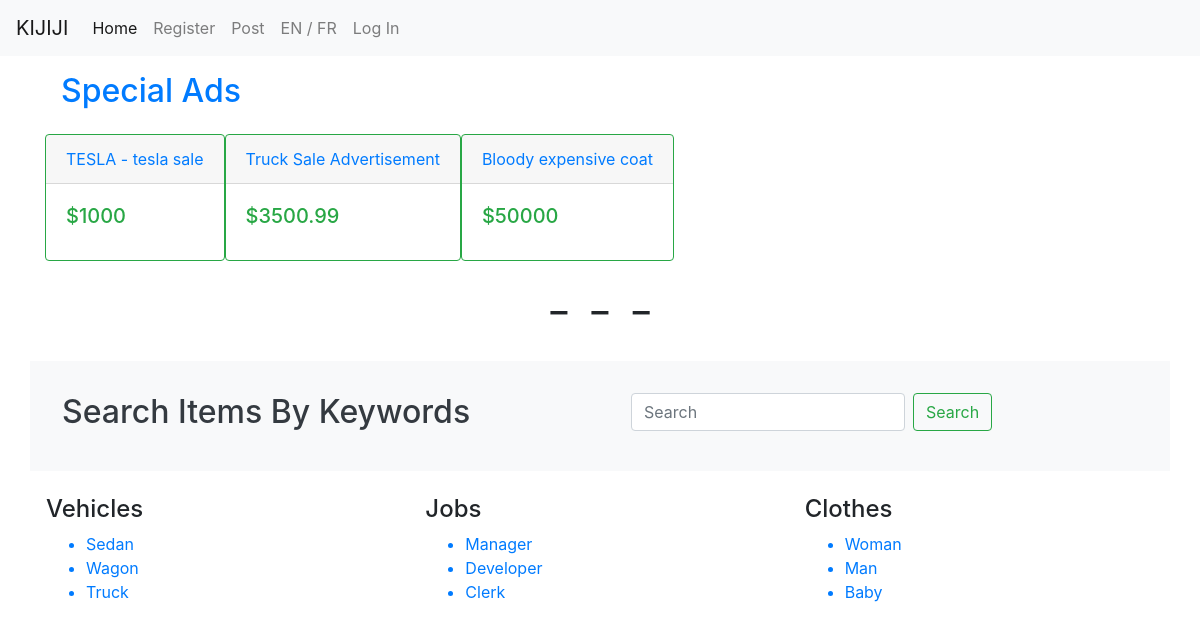
The page / on the database its author committed.
### tables this page shows
CREATE TABLE `advertisement` (
  `AdvertID` int(11) NOT NULL,
  `PaymentID` int(11) DEFAULT NULL,
  `MemberID` int(11) NOT NULL,
  `SubCategoryID` int(11) NOT NULL,
  `AdvertDesc` text NOT NULL,
  `RegDate` date NOT NULL,
  `ExpDate` date NOT NULL,
  `Price` double NOT NULL,
  `Title` varchar(100) NOT NULL,
  `PaidAd` tinyint(1) NOT NULL
);

CREATE TABLE `category` (
  `CategoryID` int(3) NOT NULL,
  `Desc_Eng` varchar(250) NOT NULL,
  `Desc_Fre` varchar(250) NOT NULL
);

CREATE TABLE `subcategory` (
  `SubCategoryID` int(3) NOT NULL,
  `CategoryID` int(3) NOT NULL,
  `Desc_Eng` varchar(250) NOT NULL,
  `Desc_Fre` varchar(250) NOT NULL
);

### index.php (the view, shortened to what this page needs)
<?php
include_once 'dbConfig.php';
$connection = new PDO("mysql:host=$hostname;dbname=$dbname",$username,$password);
?>
<!DOCTYPE html>
<html lang="en" dir="ltr">
<head>
<link rel="stylesheet" href="https://stackpath.bootstrapcdn.com/bootstrap/4.3.1/css/bootstrap.min.css">
</head>
<body>
<nav class="navbar navbar-expand-lg navbar-light bg-light">
<a class="navbar-brand" href="#">KIJIJI</a>
<div class="d-flex justify-content-end">
  <div class="collapse navbar-collapse" id="navbarSupportedContent">
    <ul class="navbar-nav mr-auto">
      <li class="nav-item active">
        <a class="nav-link" href="#">Home <span class="sr-only">(current)</span></a>
      </li>
      <li class="nav-item">
        <a class="nav-link" href="registration.php">Register</a>
      </li>
      <li class="nav-item">
        <a class="nav-link" href="postAd.php">Post</a>
      </li>
      <li class="nav-item">
        <a class="nav-link" href="#">EN / FR</a>
      </li>
      <li class="nav-item">
        <a class="nav-link" href="signIn.php">Log In</a>
      </li>
    </ul>
   </div>
</div>
</nav>
<div class="container">
<a href="#"><h2 class="p-3">Special Ads</h2></a>
<div class="card-group">
<?php
$advert = "select * from advertisement where PaidAd = true";
$test=$connection->prepare($advert);
$test->execute();
foreach ($test->fetchAll(PDO::FETCH_ASSOC) as $row2)
{
    echo "<a href= 'ItemView.php?id=".$row2["AdvertID"]."'><div class='card border-success mb-3' style='max-width: 18rem;'>
          <div class='card-header'>".$row2["Title"]."  </div>
          <div class='card-body text-success'>
            <h5 class='card-title'>$".$row2["Price"]."</h5>
            </div>
          </div></a>";
}
?>
</div>
</div>
<div>
<p class = "display-4 text-center"> - - - </p>
</div>
<div class = "container  p-3 mb-2 bg-light text-dark">
<div class="row">
<div class="col-md-6">
	<p class="h2 p-3"> Search Items By Keywords </p>
</div>
<div class="col-md-6">
	<form class="form-inline my-2 my-lg-0 p-3" action="#" method="get">
      <input class="form-control mr-sm-2 " type="search" placeholder="Search" aria-label="Search" name="keyword">
      <button class="btn btn-outline-success my-2 my-sm-0" type="submit">Search</button>
    </form>
  </div>
</div>
</div>
<div class="container p-3">
<div class = "row">
<?php
$category = "select * from category";
$test=$connection->prepare($category);
$test->execute();
foreach ($test->fetchAll(PDO::FETCH_ASSOC) as $row2)
{
    echo "
            <div class = 'col-md-4'>
            	<h4> ".$row2["Desc_Eng"]." </h4>
		          <ul>";
        $subcategory = "select * from subcategory where CategoryID = ".$row2["CategoryID"];
        $test2 = $connection->prepare($subcategory);
        $test2->execute();
        foreach ($test2 -> fetchAll(PDO::FETCH_ASSOC) as $row3)
        {
            echo "<a href='categoryArticle.php?id=".$row3["SubCategoryID"]."'> <li>".$row3["Desc_Eng"]."</li> </a>";
        }
echo "</ul>
	</div>";
}
?>
</div>
</div>
</body>
</body>
</html>

### rows shown on the page
advertisement: Title "TESLA - tesla sale", Price "1000"
advertisement: Title "Truck Sale Advertisement", Price "3500.99"
advertisement: Title "Bloody expensive coat", Price "50000"
category: Desc_Eng "Vehicles"
subcategory: Desc_Eng "Sedan"
subcategory: Desc_Eng "Wagon"
subcategory: Desc_Eng "Truck"
category: Desc_Eng "Jobs"
subcategory: Desc_Eng "Manager"
subcategory: Desc_Eng "Developer"
subcategory: Desc_Eng "Clerk"
category: Desc_Eng "Clothes"
subcategory: Desc_Eng "Woman"
subcategory: Desc_Eng "Man"
subcategory: Desc_Eng "Baby"
